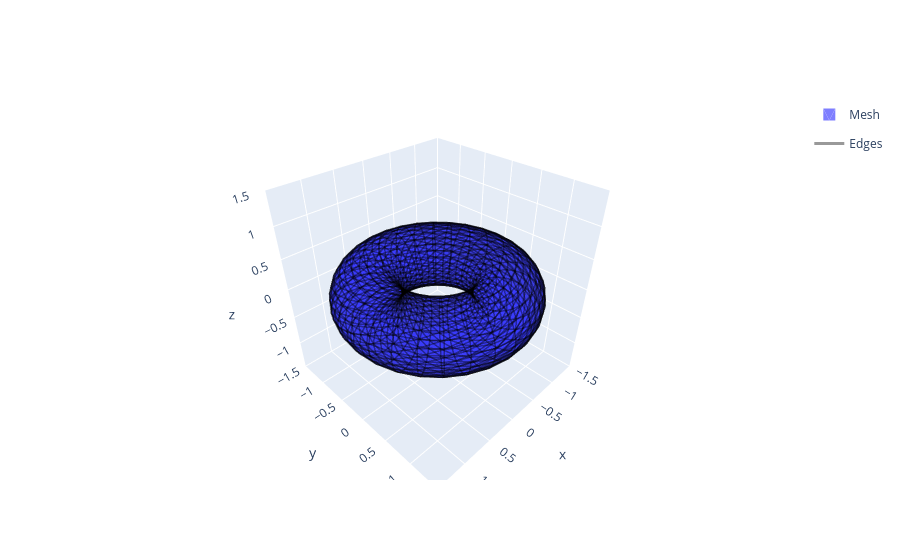

Notebook cell for this chart:
### Code cell
V, normals, F = generate_torus_mesh_with_normals(30, 30, r=0.5, R=1)
save_obj(V, F, "data/synthetic/torus_ratio_0.5_n_theta_30_n_phi_30.obj")
fig = plotly_draw_3D_mesh(
    V,
    F,
    show_now=False,
    edge_color_width=3,
    edge_color_opacity=0.4,
    mesh_color_opacity=0.5,
)
fig.show()

### Figure 1 — Plotly figure (JSON) as saved in the notebook; plotly's stock layout.template omitted (floating-point values rounded to 4 significant figures; data arrays with more than 128 entries replaced by an {"elided": "..."} marker saying what was removed)
{"data": [{"color": "blue", "i": {"elided": "1800 int values"}, "j": {"elided": "1800 int values"}, "k": {"elided": "1800 int values"}, "legendgroup": "Mesh", "name": "Mesh", "opacity": 0.5, "showlegend": true, "type": "mesh3d", "x": {"elided": "900 float values"}, "y": {"elided": "900 float values"}, "z": {"elided": "900 float values"}}, {"legendgroup": "Edges", "line": {"color": "black", "width": 3}, "mode": "lines", "name": "Edges", "opacity": 0.4, "showlegend": true, "type": "scatter3d", "x": {"elided": "8100 float values"}, "y": {"elided": "8100 float values"}, "z": {"elided": "8100 float values"}}], "layout": {"scene": {"aspectmode": "cube", "xaxis": {"range": [-1.5, 1.5]}, "yaxis": {"range": [-1.5, 1.5]}, "zaxis": {"range": [-1.5, 1.5]}}}}
